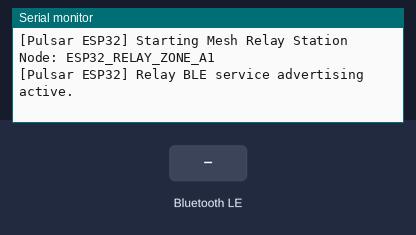
The sketch below on a simulated ESP32. Parts: the last lines printed to the serial monitor. The inputs (shaded band) are chosen by the test bench. Nothing arrives over Bluetooth unless stated; a phone connects over Bluetooth LE 3 s after start.

Above: at 1.2 s.
1.3 s: Bluetooth LE write "1" received
At 2.3 s:
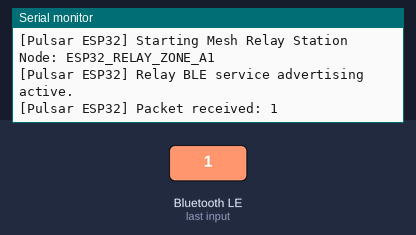
2.8 s: Bluetooth LE write "0" received
At 3.5 s:
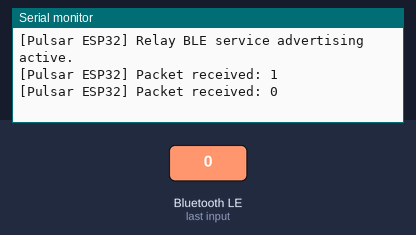
4.3 s: Bluetooth LE write "2" received
At 5.8 s:
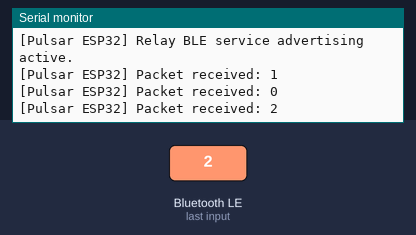

The sketch:

PulsarRelay.ino
```cpp
#include <Arduino.h>
#include <BLEDevice.h>
#include <BLEUtils.h>
#include <BLEServer.h>
#include <BLE2902.h>
#include <vector>
#include <set>

#define SERVICE_UUID        "0000FE9A-0000-1000-8000-00805F9B34FB"
#define PACKET_CHAR_UUID    "0000FE9B-0000-1000-8000-00805F9B34FB"
#define RELAY_NODE_ID       "ESP32_RELAY_ZONE_A1"

BLEServer* pServer = NULL;
BLECharacteristic* pPacketChar = NULL;
std::set<String> seenPacketIds;
int packetsForwarded = 0;

class PacketCallbacks: public BLECharacteristicCallbacks {
    void onWrite(BLECharacteristic *pCharacteristic) {
        String rxValue = pCharacteristic->getValue().c_str();
        if (rxValue.length() > 0) {
            Serial.print("[Pulsar ESP32] Packet received: ");
            Serial.println(rxValue);

            // Basic dedup packet id extraction (e.g., {"id":"pkt_123",...})
            int idStart = rxValue.indexOf("\"packetId\":\"");
            if (idStart != -1) {
                int idEnd = rxValue.indexOf("\"", idStart + 12);
                String pktId = rxValue.substring(idStart + 12, idEnd);
                if (seenPacketIds.find(pktId) != seenPacketIds.end()) {
                    Serial.println("[Pulsar ESP32] Duplicate packet dropped: " + pktId);
                    return;
                }
                seenPacketIds.insert(pktId);
                packetsForwarded++;
                Serial.println("[Pulsar ESP32] Forwarding packet: " + pktId);

                // Notify connected BLE peers
                pPacketChar->setValue(rxValue.c_str());
                pPacketChar->notify();
            }
        }
    }
};

void setup() {
    Serial.begin(115200);
    Serial.println("[Pulsar ESP32] Starting Mesh Relay Station Node: " RELAY_NODE_ID);

    BLEDevice::init(RELAY_NODE_ID);
    pServer = BLEDevice::createServer();

    BLEService *pService = pServer->createService(SERVICE_UUID);
    pPacketChar = pService->createCharacteristic(
        PACKET_CHAR_UUID,
        BLECharacteristic::PROPERTY_READ   |
        BLECharacteristic::PROPERTY_WRITE  |
        BLECharacteristic::PROPERTY_NOTIFY
    );
    pPacketChar->setCallbacks(new PacketCallbacks());
    pPacketChar->addDescriptor(new BLE2902());

    pService->start();

    BLEAdvertising *pAdvertising = BLEDevice::getAdvertising();
    pAdvertising->addServiceUUID(SERVICE_UUID);
    pAdvertising->setScanResponse(true);
    pAdvertising->setMinPreferred(0x06);
    BLEDevice::startAdvertising();

    Serial.println("[Pulsar ESP32] Relay BLE service advertising active.");
}

void loop() {
    // Relay heartbeat & periodic queue check
    delay(5000);
}
```

Measured:
- after the input at 1.3 s, the serial monitor: prints a new line at once (image 1)
- after the input at 2.8 s, the serial monitor: prints a new line at once (image 2)
- after the input at 4.3 s, the serial monitor: prints a new line at once (image 3)
